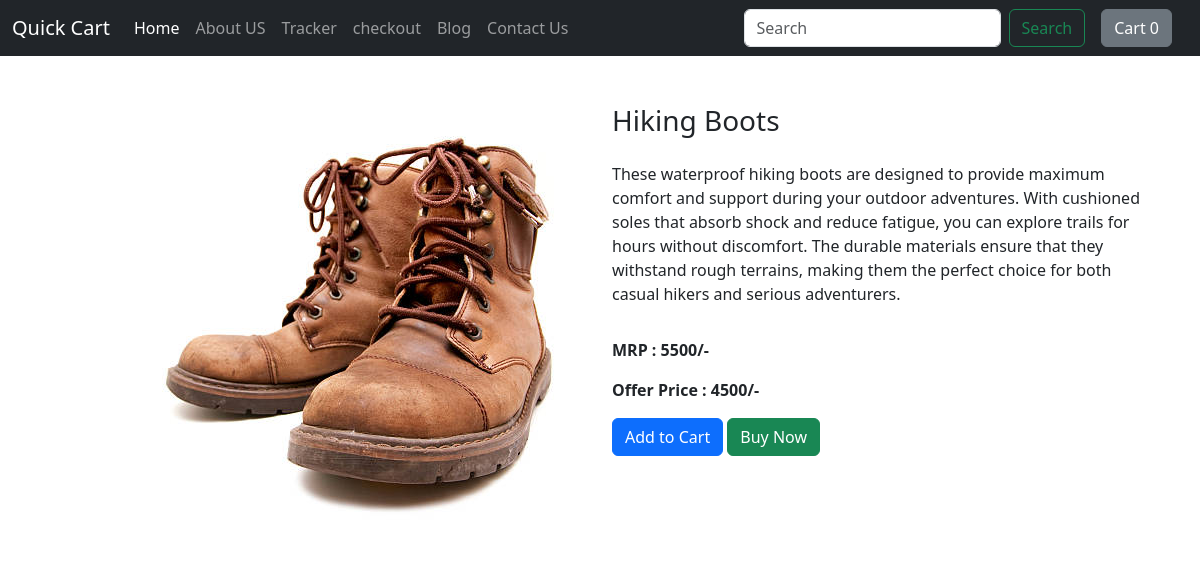
The page /shop/products/1 on the database its author committed.
### shop/models.py (models this page shows, shortened)
class Product(models.Model):
    product_id = models.AutoField(primary_key=True)
    product_name = models.CharField(max_length=50)
    category = models.CharField(max_length=50, default='')
    subcategory = models.CharField(max_length=50, default='')
    price = models.IntegerField(default=0)
    discount_price = models.IntegerField(default=0)
    brand = models.CharField(max_length=50, default='')
    desc = models.TextField()
    pub_date = models.DateField()
    image = models.ImageField(upload_to='shop/images', default='')

### shop/views.py (the view)
# urls.py: path('products/<int:myid>', views.productView, name='ProductView'),
def productView(request, myid):
    product = Product.objects.filter(product_id = myid)
    return render(request, 'shop/productView.html', {'product' : product[0]})

### shop/templates/shop/productview.html (shortened to what this page needs)
{% extends 'shop/basic.html'%}
{% block body %}
<div class="container my-5">
  <div class="row">
    <div class="col-md-6">
      <img src="/media/{{product.image}}" alt="{{product.product_name}}" class="rounded">
    </div>
    <div class="col-md-6 d-flex flex-column gap-3">
      <h3 id="namepvpr{{product.product_id}}">{{product.product_name}}</h3>
      <p>{{product.desc}}</p>
      <strong>MRP : <span id="pricepvpr{{product.product_id}}">{{product.price}}</span>/-</strong>
      <strong>Offer Price : <span id="dpricepvpr{{product.product_id}}">{{product.discount_price}}</span>/-</strong>
      <div>
        <span id="spanpr{{product.product_id}}" class="spanpr">
          <button id="pr{{product.product_id}}" class="btn btn-primary cart">Add to Cart</button>
        </span>
        <a href="/shop/cart/"><button class="btn btn-success">Buy Now</button></a>
      </div>
    </div>
  </div>
</div>
{% endblock %}

### rows shown on the page
Product: image (picture), product_name "Hiking Boots", desc "These waterproof hiking boots are designed to provide maximum comfort and support during your outdoor adventures. With cushioned soles that absorb shock and reduce fatigue, you can explore trails for hours without discomfort. The durable materials ensure that they withstand rough terrains, making them the perfect choice for both casual hikers and serious adventurers.", price "5500", discount_price "4500"
